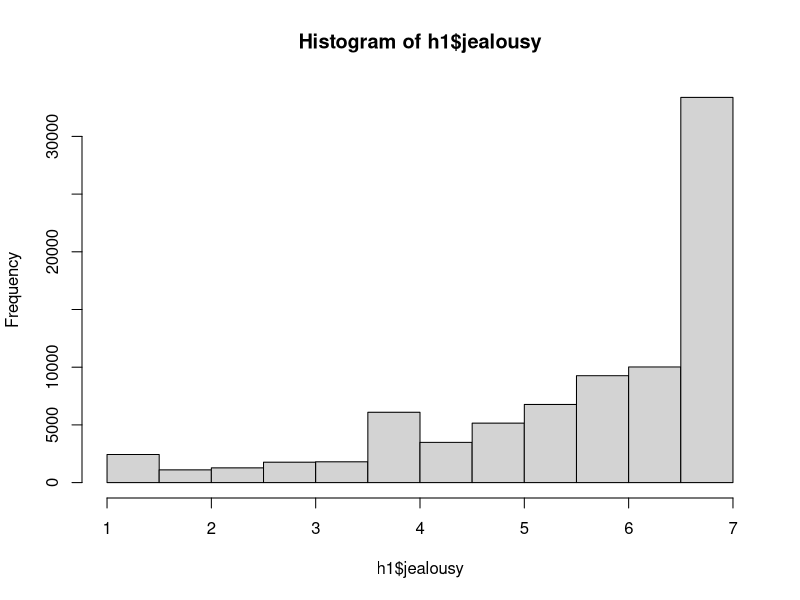
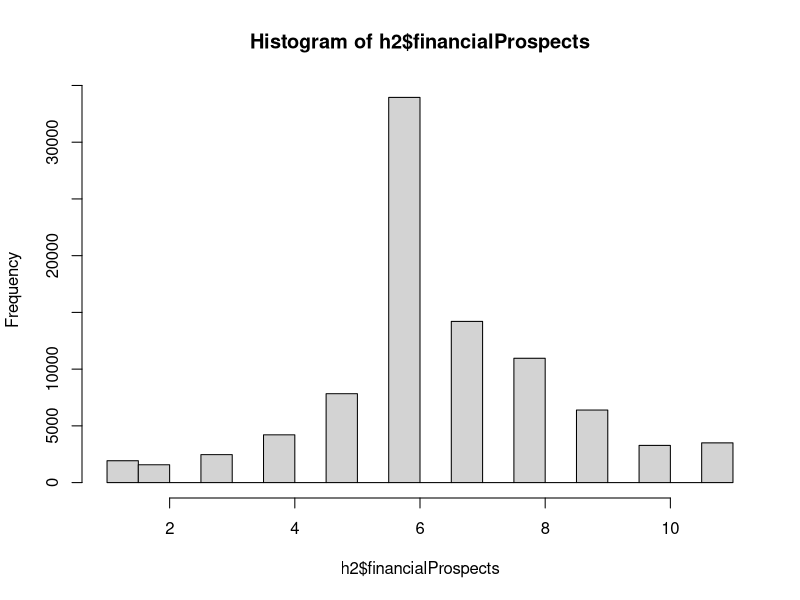
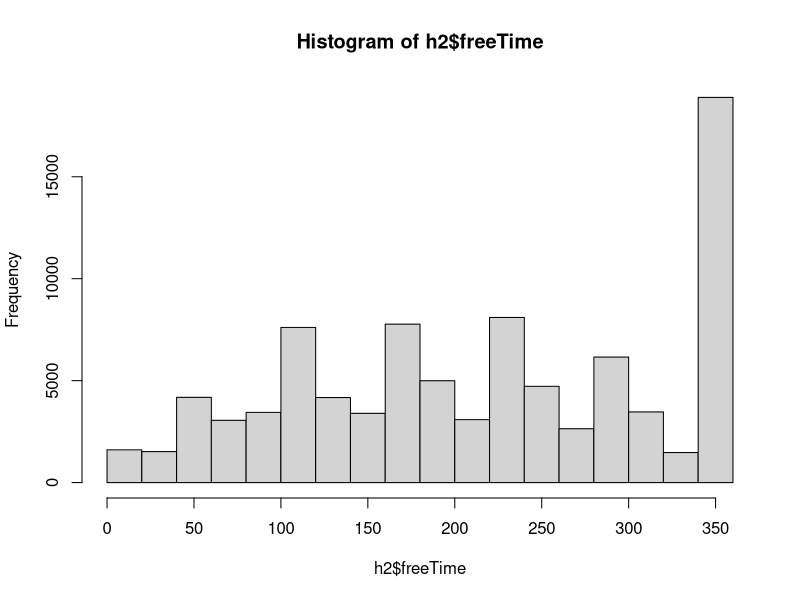

Write the R code that produced these figures, in order.
## ---- chunk 1

install.packages("psych")
library(psych)

getwd()

h1 <- read.csv("Data/processed/h1.csv")
h2 <- read.csv("Data/processed/h2.csv")

## ---- chunk 2

hist(h1$jealousy)
hist(h2$financialProspects)
hist(h2$freeTime)

## ---- chunk 3

# Mean
mean(h1$jealousy, na.rm = TRUE)

# Median
median(h1$jealousy, na.rm = TRUE)

# Range
range(h1$jealousy, na.rm = TRUE)

# IQR
IQR(h1$jealousy, na.rm = TRUE)

## ---- chunk 4

# Mean
mean(h2$financialProspects, na.rm = TRUE)

# Median
median(h2$financialProspects, na.rm = TRUE)

# Range
range(h2$financialProspects, na.rm = TRUE)

# IQR
IQR(h2$financialProspects, na.rm = TRUE)

## ---- chunk 5

# Mean
mean(h2$freeTime, na.rm = TRUE)

# Median
median(h2$freeTime, na.rm = TRUE)

# Range
range(h2$freeTime, na.rm = TRUE)

# IQR
IQR(h2$freeTime, na.rm = TRUE)

## ---- chunk 6

#covariance
cov(h2$financialProspects, h2$freeTime, use = "complete.obs")

#correlation
cor(h2$financialProspects, h2$freeTime, use = "complete.obs")
